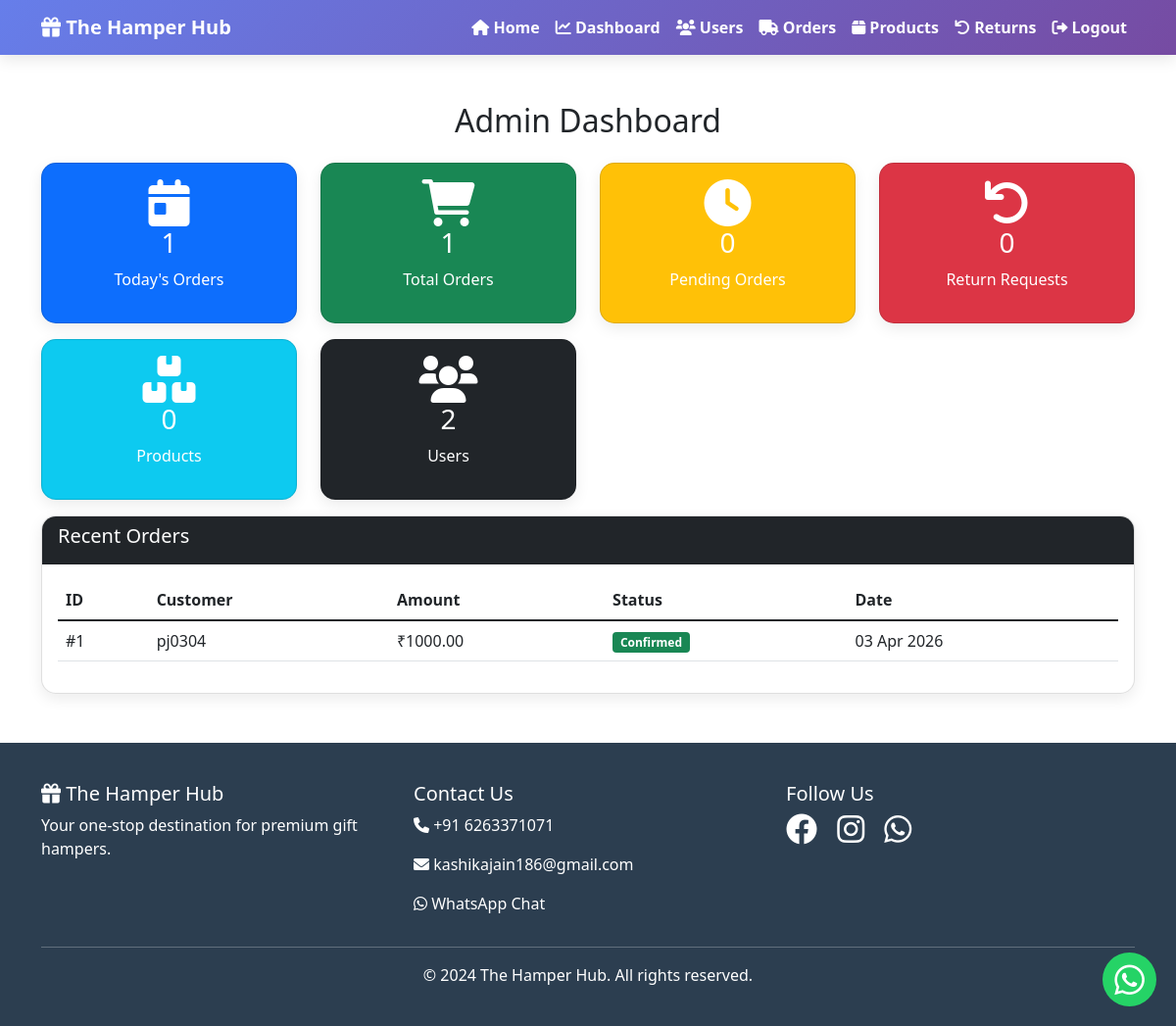
Page /admin-dashboard/ (signed in) on the committed database.
### gift/models.py (models this page shows, shortened)
class Order(models.Model):
    STATUS_CHOICES = [
        ('pending', 'Pending'),
        ('confirmed', 'Confirmed'),
        ('shipped', 'Shipped'),
        ('delivered', 'Delivered'),
        ('cancelled', 'Cancelled'),
    ]
    user = models.ForeignKey(CustomUser, on_delete=models.CASCADE, related_name='orders')
    full_name = models.CharField(max_length=200)
    email = models.EmailField()
    mobile = models.CharField(max_length=15)
    address = models.TextField()
    city = models.CharField(max_length=100)
    pincode = models.CharField(max_length=10)
    total_amount = models.DecimalField(max_digits=10, decimal_places=2)
    status = models.CharField(max_length=20, choices=STATUS_CHOICES, default='pending')
    created_at = models.DateTimeField(auto_now_add=True)
    updated_at = models.DateTimeField(auto_now=True)

class CustomUser(AbstractUser):
    email = models.EmailField(unique=True)
    mobile = models.CharField(max_length=15)
    USERNAME_FIELD = 'username'
    REQUIRED_FIELDS = ['email', 'mobile']

### gift/views.py (the view)
# urls.py: path('admin-dashboard/', views.admin_dashboard, name='admin_dashboard'),
@staff_member_required
def admin_dashboard(request):
    today = timezone.now().date()
    todays_orders = Order.objects.filter(created_at__date=today).count()
    total_orders = Order.objects.count()
    pending_orders = Order.objects.filter(status='pending').count()
    total_products = Product.objects.count()
    total_users = CustomUser.objects.count()
    pending_returns = ReturnRequest.objects.filter(status='pending').count()
    recent_orders = Order.objects.all().order_by('-created_at')[:10]
    context = {
        'todays_orders': todays_orders,
        'total_orders': total_orders,
        'pending_orders': pending_orders,
        'total_products': total_products,
        'total_users': total_users,
        'pending_returns': pending_returns,
        'recent_orders': recent_orders,
    }
    return render(request, 'gift/admin_dashboard.html', context)

### gift/templates/gift/admin_dashboard.html
{% extends 'gift/base.html' %}
{% block content %}
<div class="container my-5">
    <h2 class="text-center mb-4">Admin Dashboard</h2>
    <div class="row">
        <div class="col-md-3 mb-3"><div class="card bg-primary text-white text-center p-3"><i class="fas fa-calendar-day fa-3x"></i><h3>{{ todays_orders }}</h3><p>Today's Orders</p></div></div>
        <div class="col-md-3 mb-3"><div class="card bg-success text-white text-center p-3"><i class="fas fa-shopping-cart fa-3x"></i><h3>{{ total_orders }}</h3><p>Total Orders</p></div></div>
        <div class="col-md-3 mb-3"><div class="card bg-warning text-white text-center p-3"><i class="fas fa-clock fa-3x"></i><h3>{{ pending_orders }}</h3><p>Pending Orders</p></div></div>
        <div class="col-md-3 mb-3"><div class="card bg-danger text-white text-center p-3"><i class="fas fa-undo fa-3x"></i><h3>{{ pending_returns }}</h3><p>Return Requests</p></div></div>
        <div class="col-md-3 mb-3"><div class="card bg-info text-white text-center p-3"><i class="fas fa-boxes fa-3x"></i><h3>{{ total_products }}</h3><p>Products</p></div></div>
        <div class="col-md-3 mb-3"><div class="card bg-dark text-white text-center p-3"><i class="fas fa-users fa-3x"></i><h3>{{ total_users }}</h3><p>Users</p></div></div>
    </div>
    <div class="card"><div class="card-header bg-dark text-white"><h5>Recent Orders</h5></div>
    <div class="card-body"><div class="table-responsive"><table class="table"> <thead><tr><th>ID</th><th>Customer</th><th>Amount</th><th>Status</th><th>Date</th></tr></thead>
    <tbody>{% for order in recent_orders %}<tr><td>#{{ order.id }}</td><td>{{ order.user.username }}</td><td>₹{{ order.total_amount }}</td><td><span class="badge bg-{% if order.status == 'pending' %}warning{% else %}success{% endif %}">{{ order.get_status_display }}</span></td><td>{{ order.created_at|date:"d M Y" }}</td></tr>{% empty %}<tr><td colspan="5">No orders</td></tr>{% endfor %}</tbody></table></div></div></div>
</div>
{% endblock %}

### gift/static/css/style.css (style rules this page uses)
:root { --primary: #667eea; --secondary: #764ba2; }
.card { border-radius: 15px; overflow: hidden; transition: transform 0.3s; box-shadow: 0 5px 15px rgba(0, 0, 0, 0.08); }

### rows in the picture
Order: id "1", user.username "pj0304", total_amount "1000.00", status "Confirmed", created_at "03 Apr 2026"

### other values in the picture
{{ todays_orders }} "1"
{{ total_orders }} "1"
{{ pending_orders }} "0"
{{ pending_returns }} "0"
{{ total_products }} "0"
{{ total_users }} "2"
